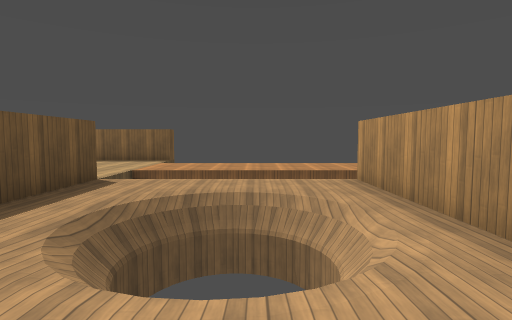
View 1 (above)

24 first-person views from a walk through a level from a Godot 3-D game. The camera is 1.4 m above the floor, tilts 4° down and sees 80° across. The floor is counted in squares, 2 m on a side. Each view is taken from the middle of a square. On the plan, view 1 faces up. The plan holds only what a view shows up to about 10 squares ahead; the rest is blank. Surface patterns are stand-ins for the level's own textures.

View 2
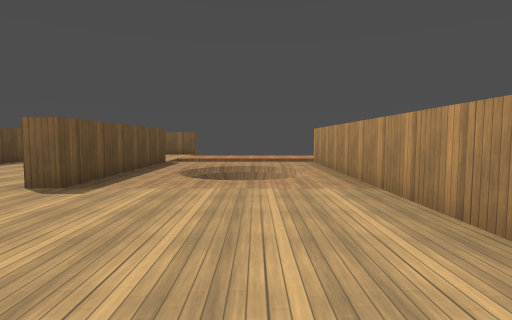

View 3
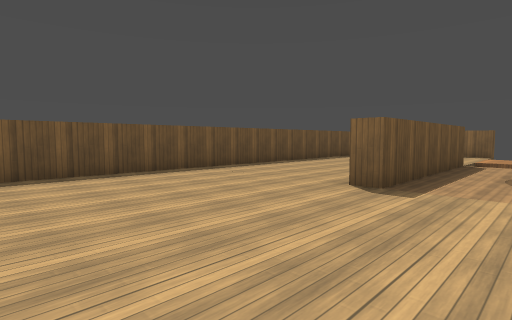

View 4
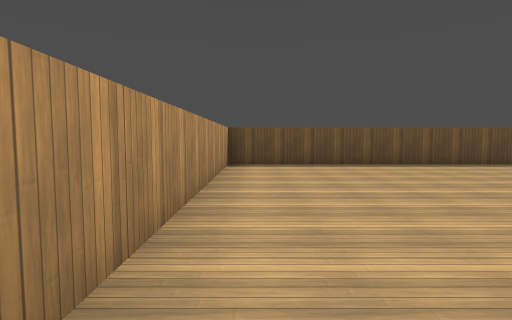

View 5
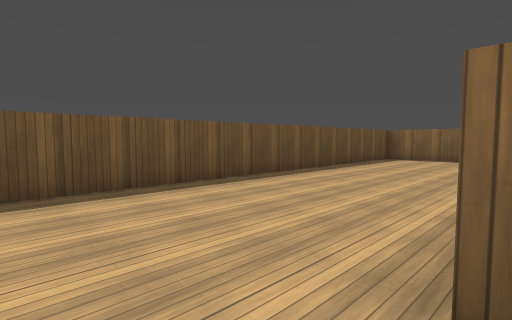

View 6
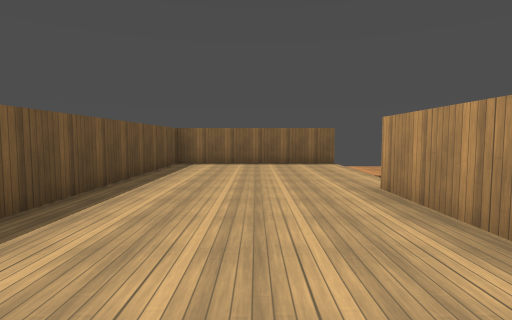

View 7
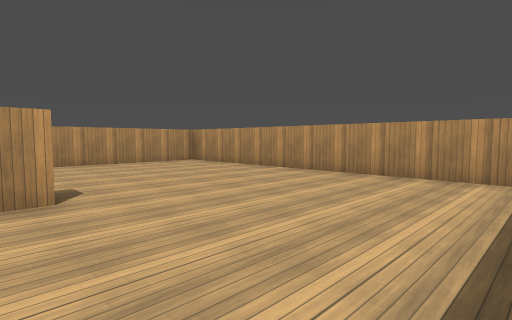

View 8
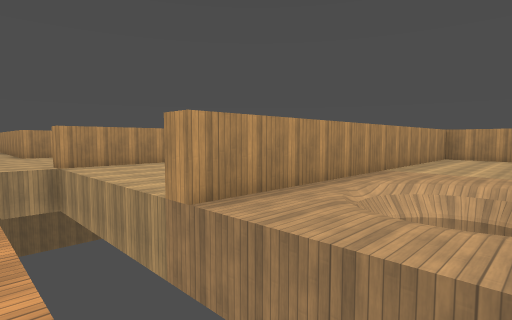

View 9
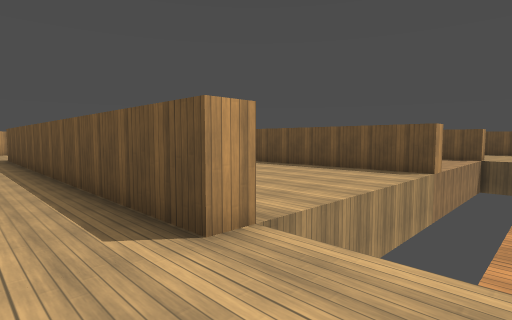

View 10
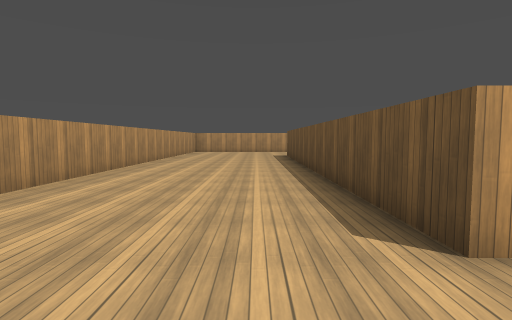

View 11
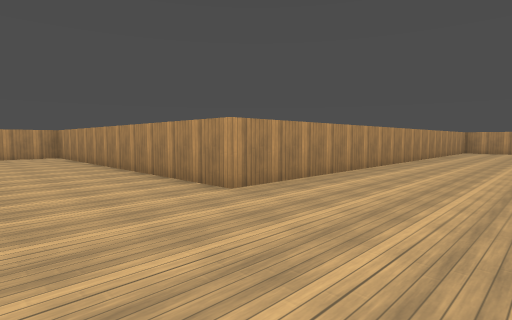

View 12
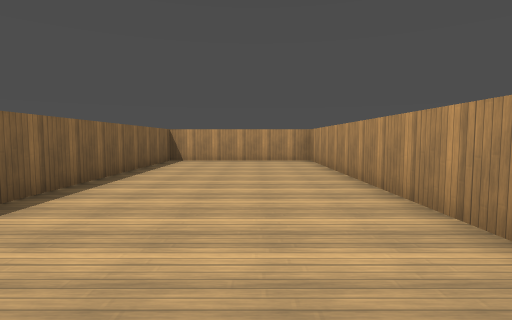

View 13
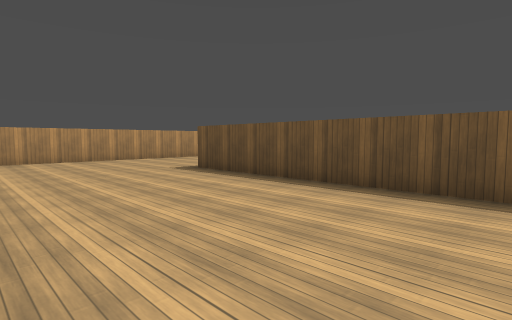

View 14
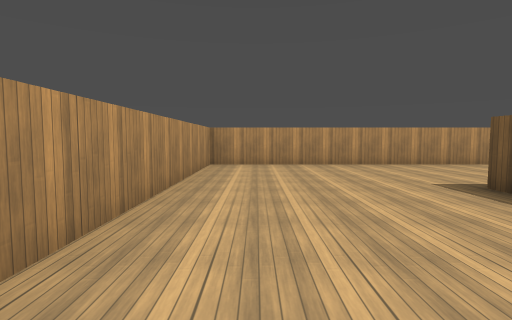

View 15
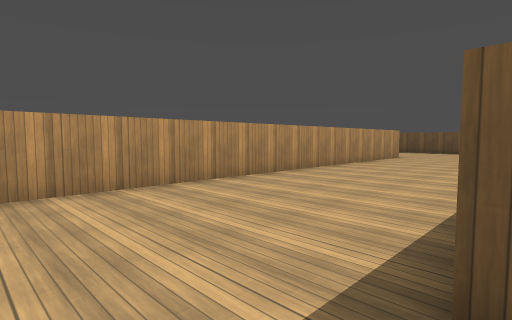

View 16
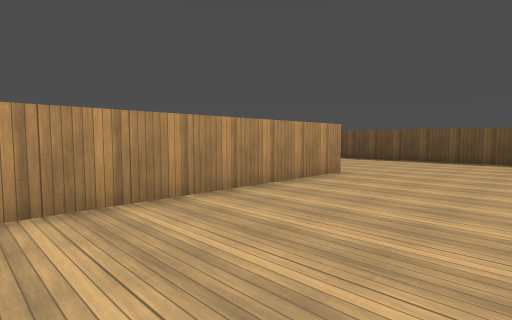

View 17
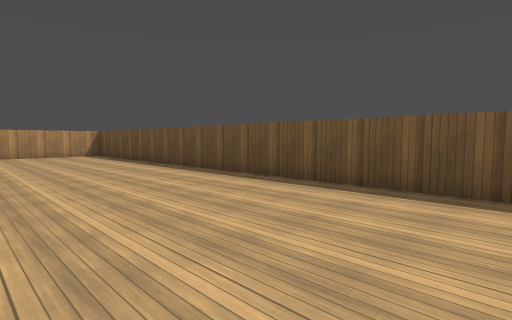

View 18
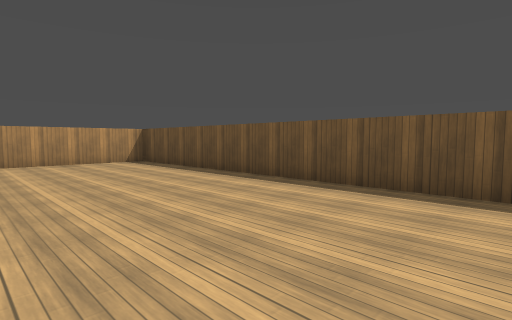

View 19
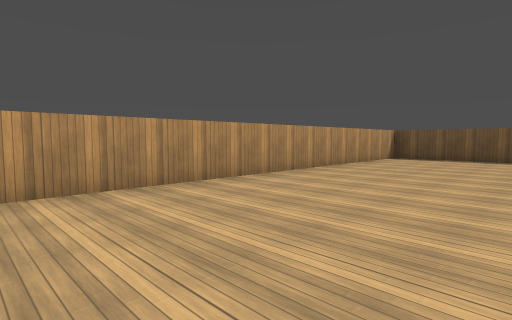

View 20
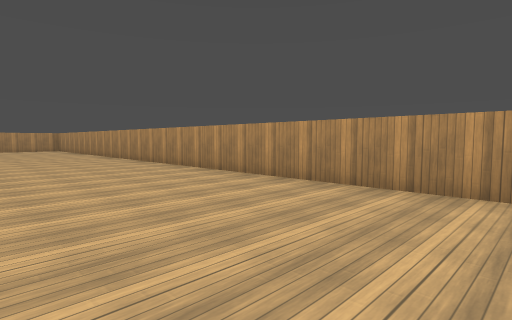

View 21
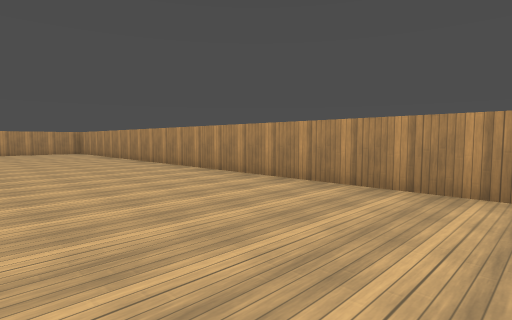

View 22
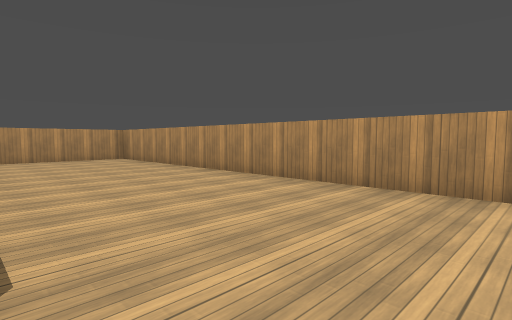

View 23
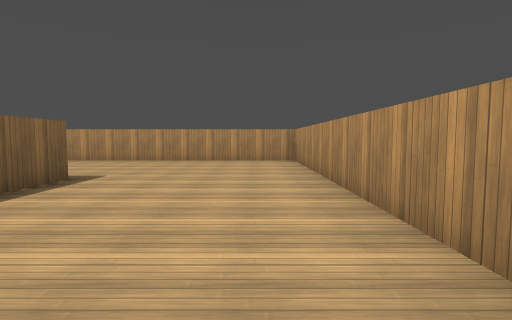

View 24
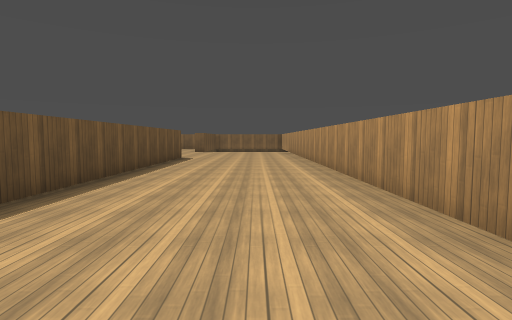

### Floor plan
Points are (right, up) in squares from view 1. A wall is a line through its corners. A room is listed if a view was taken in it or the views show most of it. See-through windows are left out.
Room 1 (views 1, 2, 3, 4, 5, 6, 7)
walls: (-3.2, 3) (-3.2, 5.2) (-2.7, 5.2) (-2.7, 0.3) (-3.2, 0.3) (-3.2, 0.8); (-2.6, 9.7) (-7.2, 9.7) (-7.2, -4.8) (1.5, -4.8); (1.8, -4.5) (1.8, 3.5)
ways out: opening at (-1, 7.5) to room 2; opening at (-0.5, 4.5); opening at (1, 2.5); gap at (-3, 10)
Room 2 (views 8, 9, 10, 11, 12, 13, 14, 15, 16, 17, 18, 19, 20, 21, 22, 23, 24)
walls: (17.3, -6) (17.3, -12.9); (-2, -9.2) (12.2, -9.2) (12.2, 5.2) (21.8, 5.2) (21.8, 9.7) (15.1, 9.7); (17.2, -14.8) (15.8, -14.8); (7.2, 5.2) (7.7, 5.2) (7.7, -5.2); (1.8, 5.2) (2.2, 5.2); (-7.2, -6.2) (-7.2, -19.3) (21.8, -19.3) (21.8, -6)
ways out: opening at (-1, 7.5) to room 1; gap at (7, 5)

Positions as (right, up) in squares from view 1, and headings:
1: (0, 0), facing up
2: (0, -4), facing up
3: (-1, -4), facing up-left
4: (1, -4), facing left
5: (-3, -1), facing up-left
6: (-5, 1), facing up
7: (-7, 1), facing down-right
8: (-1, 7), facing down-right
9: (9, 7), facing down-left
10: (9, 7), facing down
11: (9, 8), facing down-right
12: (12, 7), facing right
13: (12, 1), facing down-left
14: (11, -1), facing down
15: (9, -5), facing down-left
16: (3, -6), facing down-left
17: (-3, -6), facing down-left
18: (-3, -10), facing down-left
19: (4, -15), facing down-left
20: (2, -15), facing down-right
21: (6, -15), facing down-right
22: (11, -15), facing down-right
23: (12, -18), facing right
24: (20, -16), facing up
